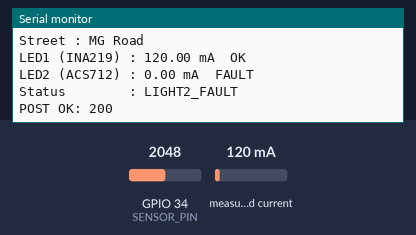
Simulated run of this sketch. Board: ESP32. On the bench: the last lines printed to the serial monitor. Inputs (shaded band) come from the test bench; at power-on: GPIO 34 (SENSOR_PIN) = 2048, measured current 120 mA (analog values on the 0–4095 scale). WiFi joins after 1.5 s; servers stay silent unless stated; uploads are accepted with an empty reply.

Above: at 3.7 s.
3.8 s: GPIO 34 (SENSOR_PIN) set to 2866
At 4.14 s:
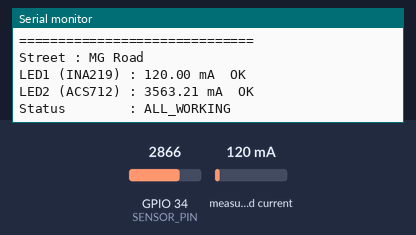
5.4 s: measured current set to 40 mA
At 6.0 s:
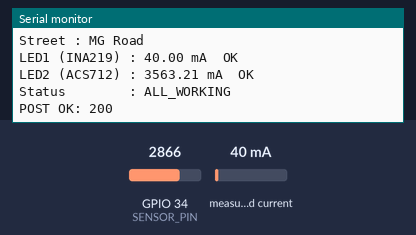
6.9 s: measured current set to 500 mA
At 7.02 s:
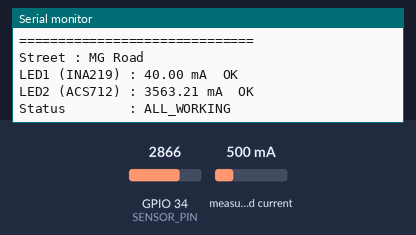
8.4 s: GPIO 34 (SENSOR_PIN) set to 3603
At 9.6 s:
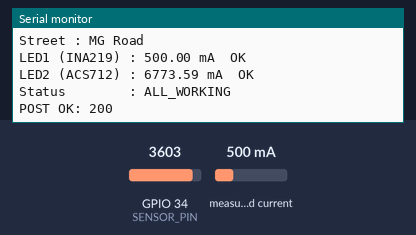
Timing chart, 0 to 10.9 s (numbered marks = the images above; inputs shaded):
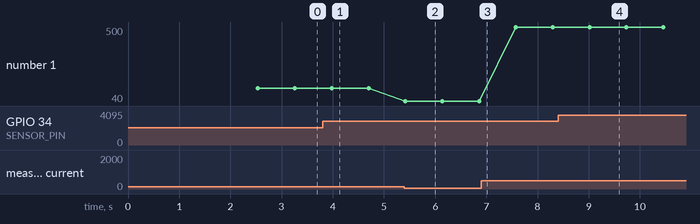

The sketch:

main.ino
```cpp
// ================================================
// ESP32: INA219 (LED1) + ACS712 (LED2) → FLASK
// ================================================
#include <WiFi.h>
#include <HTTPClient.h>
#include <Wire.h>
#include <Adafruit_INA219.h>

// -------- WiFi --------
const char* ssid     = "Airtel_moha_4524";
const char* password = "Air@09640";

// -------- Server --------
const char* serverURL = "http://192.168.1.20:5000/api/data";

// -------- Street Info --------
String STREET = "MG Road";
int    LIGHT1 = 101;
int    LIGHT2 = 102;

// -------- INA219 (LED1) --------
Adafruit_INA219 ina219;

// -------- ACS712 (LED2) --------
#define SENSOR_PIN      34
#define ACS_SENSITIVITY 0.185f
#define ACS_SAMPLES     50
#define ACS_NOISE_CUT   20.0f
int offsetADC = 0;

// -------- Fault thresholds --------
#define LED1_FAULT_THRESH  1.0f
#define LED2_FAULT_THRESH 30.0f
#define FAULT_CONFIRM      4

// -------- State --------
float led1_mA      = 0;
float led2_mA      = 0;
int   faultCounter = 0;
bool  faultLatched = false;

// ================================================
float readACS712() {
  long sum = 0;
  for (int i = 0; i < ACS_SAMPLES; i++) {
    sum += analogRead(SENSOR_PIN);
    delayMicroseconds(100);
  }
  int   avgADC  = sum / ACS_SAMPLES;
  float voltage = (avgADC - offsetADC) * (3.3f / 4095.0f);
  float current = fabsf((voltage / ACS_SENSITIVITY) * 1000.0f);
  return (current < ACS_NOISE_CUT) ? 0.0f : current;
}

// ================================================
String buildStatus(bool f1, bool f2) {
  if (f1 && f2) return "BOTH_FAULT";
  if (f1)       return "LIGHT1_FAULT";
  if (f2)       return "LIGHT2_FAULT";
  return "ALL_WORKING";
}

// ================================================
void sendData(bool led1Fault, bool led2Fault, String status) {
  if (WiFi.status() != WL_CONNECTED) {
    Serial.println("WiFi not connected");
    return;
  }

  HTTPClient http;
  http.begin(serverURL);
  http.addHeader("Content-Type", "application/json");

  String json = "{";
  json += "\"street\":\""        + STREET            + "\",";
  json += "\"light1_id\":"       + String(LIGHT1)     + ",";
  json += "\"light2_id\":"       + String(LIGHT2)     + ",";
  json += "\"led1_current\":"    + String(led1_mA, 2) + ",";
  json += "\"led2_current\":"    + String(led2_mA, 2) + ",";
  json += "\"led1_fault\":"      + String(led1Fault ? "true" : "false") + ",";
  json += "\"led2_fault\":"      + String(led2Fault ? "true" : "false") + ",";
  json += "\"system_status\":\"" + status             + "\"";
  json += "}";

  int code = http.POST(json);
  if (code > 0) {
    Serial.println("POST OK: " + String(code));
  } else {
    Serial.println("POST FAILED: " + http.errorToString(code));
  }
  http.end();
}

// ================================================
void setup() {
  Serial.begin(115200);
  Wire.begin(21, 22);  // SDA=21, SCL=22

  // INA219
  if (!ina219.begin()) {
    Serial.println("INA219 NOT FOUND – check wiring!");
    while (1) delay(100);
  }
  Serial.println("INA219 OK");

  // ACS712 ADC
  analogReadResolution(12);
  analogSetPinAttenuation(SENSOR_PIN, ADC_11db);

  // WiFi
  Serial.print("Connecting to WiFi");
  WiFi.begin(ssid, password);
  while (WiFi.status() != WL_CONNECTED) {
    delay(300);
    Serial.print(".");
  }
  Serial.println("\nWiFi Connected! IP: " + WiFi.localIP().toString());

  // ACS712 zero calibration (run with LED2 OFF)
  Serial.println("Calibrating ACS712 offset...");
  long sum = 0;
  for (int i = 0; i < 200; i++) {
    sum += analogRead(SENSOR_PIN);
    delay(5);
  }
  offsetADC = sum / 200;
  Serial.println("ACS712 Offset ADC = " + String(offsetADC));

  Serial.println("=== System Ready ===");
}

// ================================================
void loop() {
  // Read sensors
  led1_mA = fabsf(ina219.getCurrent_mA());
  led2_mA = readACS712();

  bool led1Fault = (led1_mA < LED1_FAULT_THRESH);
  bool led2Fault = (led2_mA < LED2_FAULT_THRESH);
  String status  = buildStatus(led1Fault, led2Fault);

  // Anti-flicker: confirm fault over N readings
  if (status != "ALL_WORKING") faultCounter++;
  else                         faultCounter = 0;
  faultLatched = (faultCounter > FAULT_CONFIRM);

  // Serial monitor
  Serial.println("==============================");
  Serial.println("Street : " + STREET);
  Serial.println("LED1 (INA219) : " + String(led1_mA, 2) + " mA  " + (led1Fault ? "FAULT" : "OK"));
  Serial.println("LED2 (ACS712) : " + String(led2_mA, 2) + " mA  " + (led2Fault ? "FAULT" : "OK"));
  Serial.println("Status        : " + status);

  sendData(led1Fault, led2Fault, status);

  delay(500);
}
```

Measured:
- after the input at 3.8 s, the serial monitor: prints a new line after 0.18 s (image 1)
- after the input at 5.4 s, the serial monitor: prints a new line at once (image 2)
- after the input at 8.4 s, the serial monitor: prints a new line after 0.62 s (image 4)
- plotted number 1: 120 → 40 after the input at 5.4 s, 40 → 500 after the input at 6.9 s
